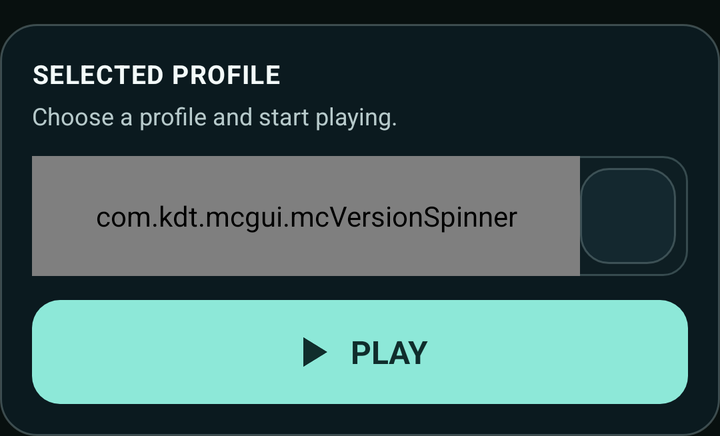
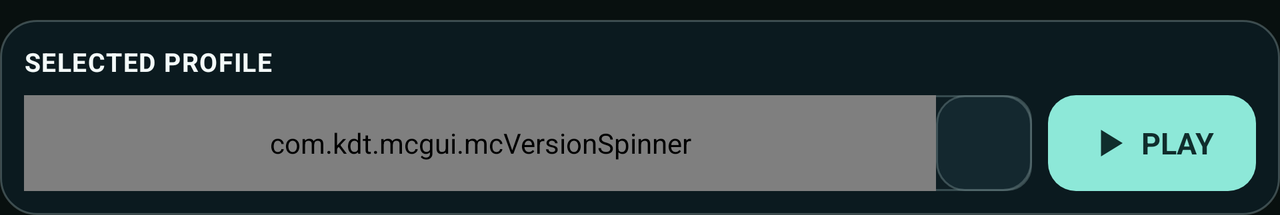

One screen, two layout resources from the same app: the default and the repository's alternative for another configuration. Each is rendered where Android would select it; the XML of both is given below.
<!-- AndroidManifest.xml: application theme AppTheme -->
<!-- res/layout/view_launcher_profile.xml -->
<?xml version="1.0" encoding="utf-8"?>
<LinearLayout xmlns:android="http://schemas.android.com/apk/res/android"
    xmlns:app="http://schemas.android.com/apk/res-auto"
    android:id="@+id/launcher_profile_card"
    android:layout_width="match_parent"
    android:layout_height="wrap_content"
    android:layout_marginTop="12dp"
    android:background="@drawable/launcher_panel"
    android:orientation="vertical"
    android:padding="16dp">

    <TextView
        style="@style/LauncherSectionHeading"
        android:layout_width="match_parent"
        android:layout_height="wrap_content"
        android:text="@string/launcher_selected_profile" />

    <TextView
        style="@style/LauncherCaption"
        android:layout_width="match_parent"
        android:layout_height="wrap_content"
        android:layout_marginTop="4dp"
        android:text="@string/launcher_selected_profile_subtitle" />

    <LinearLayout
        android:layout_width="match_parent"
        android:layout_height="60dp"
        android:layout_marginTop="12dp"
        android:background="@drawable/launcher_field"
        android:gravity="center_vertical"
        android:orientation="horizontal">

        <com.kdt.mcgui.mcVersionSpinner
            android:id="@+id/mc_version_spinner"
            android:layout_width="0dp"
            android:layout_height="match_parent"
            android:layout_weight="1"
            android:drawableEnd="@drawable/launcher_ic_chevron"
            android:ellipsize="end"
            android:maxLines="1"
            android:textColor="@color/launcher_text"
            app:drawableEndSize="18dp"
            app:drawableStartIntegerScaling="true"
            app:drawableStartSize="32dp" />

        <ImageButton
            android:id="@+id/edit_profile_button"
            android:layout_width="48dp"
            android:layout_height="48dp"
            android:layout_marginEnd="6dp"
            android:background="@drawable/launcher_rail_button"
            android:contentDescription="@string/launcher_edit_profile"
            android:padding="12dp"
            android:src="@drawable/ic_edit_profile" />
    </LinearLayout>

    <LinearLayout
        android:id="@+id/play_button"
        android:layout_width="match_parent"
        android:layout_height="52dp"
        android:layout_marginTop="12dp"
        android:background="@drawable/launcher_play_button"
        android:clickable="true"
        android:contentDescription="@string/main_play"
        android:focusable="true"
        android:gravity="center"
        android:orientation="horizontal">

        <ImageView
            android:layout_width="22dp"
            android:layout_height="22dp"
            android:importantForAccessibility="no"
            android:src="@drawable/launcher_ic_play" />

        <TextView
            android:layout_width="wrap_content"
            android:layout_height="wrap_content"
            android:layout_marginStart="8dp"
            android:text="@string/main_play"
            android:textAllCaps="true"
            android:textColor="@color/launcher_on_accent"
            android:textSize="16sp"
            android:textStyle="bold" />
    </LinearLayout>
</LinearLayout>
<!-- resources referenced by this layout -->
<resources>
  <color name="launcher_on_accent">#102D2C</color>
  <color name="launcher_text">#F3FAF9</color>
  <!-- drawable launcher_field (drawable) -->
  <?xml version="1.0" encoding="utf-8"?>
  <shape xmlns:android="http://schemas.android.com/apk/res/android" android:shape="rectangle">
      <corners android:radius="12dp" />
      <solid android:color="#B7102025" />
      <stroke android:width="1dp" android:color="#68748E92" />
  </shape>
  <!-- drawable launcher_ic_chevron (drawable) -->
  <?xml version="1.0" encoding="utf-8"?>
  <vector xmlns:android="http://schemas.android.com/apk/res/android"
      android:width="24dp" android:height="24dp"
      android:viewportWidth="24" android:viewportHeight="24">
      <path android:fillColor="#CAE5E6" android:pathData="M7,10l5,5 5,-5 -1.4,-1.4L12,12.2 8.4,8.6z" />
  </vector>
  <!-- drawable launcher_ic_play (drawable) -->
  <?xml version="1.0" encoding="utf-8"?>
  <vector xmlns:android="http://schemas.android.com/apk/res/android"
      android:width="24dp" android:height="24dp"
      android:viewportWidth="24" android:viewportHeight="24">
      <path android:fillColor="#102D2C" android:pathData="M7,4v16l13,-8z" />
  </vector>
  <!-- drawable launcher_panel (drawable) -->
  <?xml version="1.0" encoding="utf-8"?>
  <shape xmlns:android="http://schemas.android.com/apk/res/android" android:shape="rectangle">
      <corners android:radius="18dp" />
      <solid android:color="#D20D1C22" />
      <stroke android:width="1dp" android:color="#6C82989B" />
  </shape>
  <!-- drawable launcher_play_button (drawable) -->
  <?xml version="1.0" encoding="utf-8"?>
  <ripple xmlns:android="http://schemas.android.com/apk/res/android" android:color="#64103D37">
      <item>
          <shape android:shape="rectangle">
              <corners android:radius="14dp" />
              <solid android:color="@color/launcher_accent" />
          </shape>
      </item>
  </ripple>
  <!-- drawable launcher_rail_button (drawable) -->
  <?xml version="1.0" encoding="utf-8"?>
  <ripple xmlns:android="http://schemas.android.com/apk/res/android" android:color="#488DE8D8">
      <item>
          <shape android:shape="rectangle">
              <corners android:radius="14dp" />
              <solid android:color="#9E193038" />
              <stroke android:width="1dp" android:color="#667F979A" />
          </shape>
      </item>
  </ripple>
  <string name="launcher_edit_profile">Edit profile</string>
  <string name="launcher_selected_profile">Selected profile</string>
  <string name="launcher_selected_profile_subtitle">Choose a profile and start playing.</string>
  <string name="main_play">Play</string>
  <style name="LauncherCaption">
          <item name="android:textColor">@color/launcher_text_muted</item>
          <item name="android:textSize">12sp</item>
      </style>
  <style name="LauncherSectionHeading">
          <item name="android:textColor">@color/launcher_text</item>
          <item name="android:textSize">13sp</item>
          <item name="android:textStyle">bold</item>
          <item name="android:letterSpacing">0.04</item>
          <item name="android:textAllCaps">true</item>
      </style>
  <color name="launcher_accent">#8DE8D8</color>
  <color name="launcher_text_muted">#B7CACB</color>
  <color name="aurora_bg_deep">#08100F</color>
  <color name="aurora_teal_primary">#5BDCC2</color>
  <!-- some entries are left out for length -->
</resources>
<!-- res/layout-land/view_launcher_profile.xml (the repository's variant of the layout above) -->
<!-- drawn on the phone turned sideways -->
<?xml version="1.0" encoding="utf-8"?>
<LinearLayout xmlns:android="http://schemas.android.com/apk/res/android"
    xmlns:app="http://schemas.android.com/apk/res-auto"
    android:id="@+id/launcher_profile_card"
    android:layout_width="match_parent"
    android:layout_height="wrap_content"
    android:layout_marginTop="10dp"
    android:background="@drawable/launcher_panel"
    android:orientation="vertical"
    android:padding="12dp">

    <TextView
        style="@style/LauncherSectionHeading"
        android:layout_width="match_parent"
        android:layout_height="wrap_content"
        android:text="@string/launcher_selected_profile" />

    <LinearLayout
        android:layout_width="match_parent"
        android:layout_height="48dp"
        android:layout_marginTop="8dp"
        android:gravity="center_vertical"
        android:orientation="horizontal">
        <LinearLayout
            android:layout_width="0dp"
            android:layout_height="match_parent"
            android:layout_weight="1"
            android:background="@drawable/launcher_field"
            android:gravity="center_vertical"
            android:orientation="horizontal">
            <com.kdt.mcgui.mcVersionSpinner
                android:id="@+id/mc_version_spinner"
                android:layout_width="0dp"
                android:layout_height="match_parent"
                android:layout_weight="1"
                android:drawableEnd="@drawable/launcher_ic_chevron"
                android:ellipsize="end"
                android:maxLines="1"
                android:textColor="@color/launcher_text"
                app:drawableEndSize="18dp"
                app:drawableStartIntegerScaling="true"
                app:drawableStartSize="32dp" />
            <ImageButton
                android:id="@+id/edit_profile_button"
                android:layout_width="48dp"
                android:layout_height="48dp"
                android:background="@drawable/launcher_rail_button"
                android:contentDescription="@string/launcher_edit_profile"
                android:padding="12dp"
                android:src="@drawable/ic_edit_profile" />
        </LinearLayout>
        <LinearLayout
            android:id="@+id/play_button"
            android:layout_width="104dp"
            android:layout_height="match_parent"
            android:layout_marginStart="8dp"
            android:background="@drawable/launcher_play_button"
            android:clickable="true"
            android:contentDescription="@string/main_play"
            android:focusable="true"
            android:gravity="center"
            android:orientation="horizontal">
            <ImageView
                android:layout_width="20dp"
                android:layout_height="20dp"
                android:importantForAccessibility="no"
                android:src="@drawable/launcher_ic_play" />
            <TextView
                android:layout_width="wrap_content"
                android:layout_height="wrap_content"
                android:layout_marginStart="6dp"
                android:ellipsize="end"
                android:maxLines="1"
                android:text="@string/main_play"
                android:textAllCaps="true"
                android:textColor="@color/launcher_on_accent"
                android:textSize="15sp"
                android:textStyle="bold" />
        </LinearLayout>
    </LinearLayout>
</LinearLayout>
<!-- resources referenced by the variant -->
<!-- as the phone turned sideways resolves them -->
<resources>
  <color name="launcher_on_accent">#102D2C</color>
  <color name="launcher_text">#F3FAF9</color>
  <!-- drawable launcher_field (drawable) -->
  <?xml version="1.0" encoding="utf-8"?>
  <shape xmlns:android="http://schemas.android.com/apk/res/android" android:shape="rectangle">
      <corners android:radius="12dp" />
      <solid android:color="#B7102025" />
      <stroke android:width="1dp" android:color="#68748E92" />
  </shape>
  <!-- drawable launcher_ic_chevron (drawable) -->
  <?xml version="1.0" encoding="utf-8"?>
  <vector xmlns:android="http://schemas.android.com/apk/res/android"
      android:width="24dp" android:height="24dp"
      android:viewportWidth="24" android:viewportHeight="24">
      <path android:fillColor="#CAE5E6" android:pathData="M7,10l5,5 5,-5 -1.4,-1.4L12,12.2 8.4,8.6z" />
  </vector>
  <!-- drawable launcher_ic_play (drawable) -->
  <?xml version="1.0" encoding="utf-8"?>
  <vector xmlns:android="http://schemas.android.com/apk/res/android"
      android:width="24dp" android:height="24dp"
      android:viewportWidth="24" android:viewportHeight="24">
      <path android:fillColor="#102D2C" android:pathData="M7,4v16l13,-8z" />
  </vector>
  <!-- drawable launcher_panel (drawable) -->
  <?xml version="1.0" encoding="utf-8"?>
  <shape xmlns:android="http://schemas.android.com/apk/res/android" android:shape="rectangle">
      <corners android:radius="18dp" />
      <solid android:color="#D20D1C22" />
      <stroke android:width="1dp" android:color="#6C82989B" />
  </shape>
  <!-- drawable launcher_play_button (drawable) -->
  <?xml version="1.0" encoding="utf-8"?>
  <ripple xmlns:android="http://schemas.android.com/apk/res/android" android:color="#64103D37">
      <item>
          <shape android:shape="rectangle">
              <corners android:radius="14dp" />
              <solid android:color="@color/launcher_accent" />
          </shape>
      </item>
  </ripple>
  <!-- drawable launcher_rail_button (drawable) -->
  <?xml version="1.0" encoding="utf-8"?>
  <ripple xmlns:android="http://schemas.android.com/apk/res/android" android:color="#488DE8D8">
      <item>
          <shape android:shape="rectangle">
              <corners android:radius="14dp" />
              <solid android:color="#9E193038" />
              <stroke android:width="1dp" android:color="#667F979A" />
          </shape>
      </item>
  </ripple>
  <string name="launcher_edit_profile">Edit profile</string>
  <string name="launcher_selected_profile">Selected profile</string>
  <string name="main_play">Play</string>
  <style name="LauncherSectionHeading">
          <item name="android:textColor">@color/launcher_text</item>
          <item name="android:textSize">13sp</item>
          <item name="android:textStyle">bold</item>
          <item name="android:letterSpacing">0.04</item>
          <item name="android:textAllCaps">true</item>
      </style>
  <style name="AppTheme" parent="@style/Theme.AppCompat.NoActionBar">
          <item name="windowNoTitle">true</item>
          <item name="windowActionBar">false</item>
          <item name="android:windowContentOverlay">@null</item>
          <item name="android:windowBackground">@color/aurora_bg_deep</item>
          <item name="android:statusBarColor">@android:color/transparent</item>
          <item name="android:navigationBarColor">@android:color/transparent</item>
          <item name="colorAccent">@color/aurora_teal_primary</item>
          <item name="colorControlActivated">@color/aurora_teal_primary</item>
          <item name="preferenceTheme">@style/PreferenceThemeOverlay.v14.Material</item>
          <item name="android:textSize">@dimen/_12ssp</item>
      </style>
  <color name="launcher_accent">#8DE8D8</color>
  <color name="aurora_bg_deep">#08100F</color>
  <color name="aurora_teal_primary">#5BDCC2</color>
</resources>
